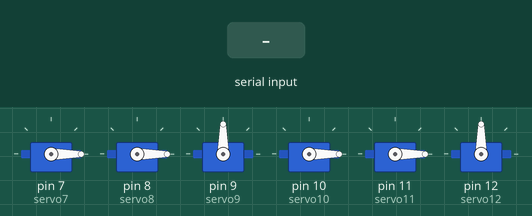
Bench run of a sketch on a simulated Arduino Uno, built with avr-gcc and run on an emulated ATmega328P. Shown: 6 × servo. Inputs (shaded band) come from the test bench.

Above: at 1.2 s.
1.3 s: "1" received over Serial
At 1.77 s:
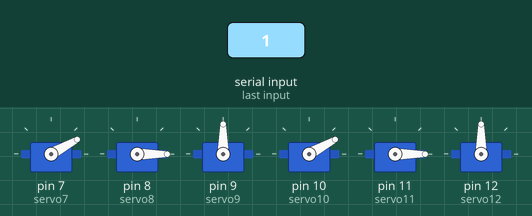
At 6.2 s:
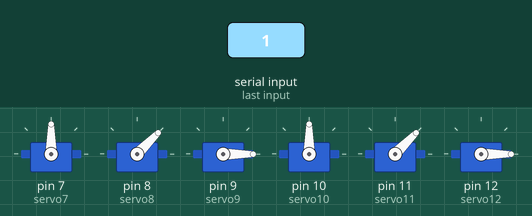
Timing chart, 0 to 12.2 s (numbered marks = the images above; inputs shaded):
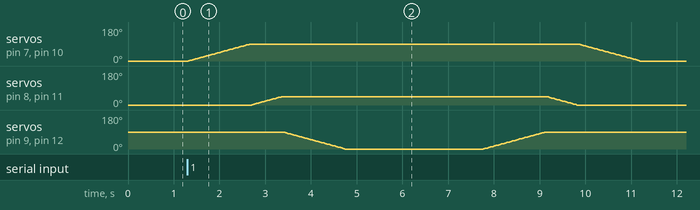

Measured:
- after the input at 1.3 s, servo on pin 7 (servo7), servo on pin 10 (servo10): rises from 0° to 90° in 1.3 s, then falls to 0° in 8.5 s; servo on pin 8 (servo8), servo on pin 11 (servo11): rises from 0° to 45° in 0.65 s, then falls to 0° in 6.5 s

The sketch:

Sensing_approachers_using_Ultrasonic_sensor_SlaveArduino.ino
```cpp
#include <Servo.h>

Servo servo7, servo8, servo9, servo10, servo11, servo12; // create servo object to control a servo
int var1, var2, var3; // variables to store the servo position

void setup() {
  servo7.attach(7);
  servo8.attach(8);    // attaches the first servo on pin 8 to the servo object
  servo9.attach(9);    // attaches the second servo on pin 9 to the servo object
  servo10.attach(10);  // attaches the third servo on pin 10 to the servo object
  servo11.attach(11);  // attaches the fourth servo on pin 11 to the servo object
  servo12.attach(12);  // attaches the fifth servo on pin 12 to the servo object
  servo7.write(0);
  servo10.write(0);
  /* the initial position for the core motors is 0 degrees which is the lowest
     point and the heighest point when the arm is lifted is 180 degrees*/
  servo8.write(0);
  servo11.write(0);
  /* the initial position for the shoulders is 0 degrees which is the tightest angle
     the shoulder can get and 180 is the widest it can get*/
  servo9.write(90);
  servo12.write(90);
  /* the initial position for the hands is 90 degrees which is a midpoint
     between 0 and 180 which the is capable of doing*/
  Serial.begin(9600);
}

void loop() {
  /* if a '1' is sent by the master arduino the arms will move as following
   * additional code could be added inside the if statement for more implementations
   */
  if(Serial.read() == '1'){
    for(var1=0; var1<=90; var1+=1){
      servo7.write(var1);
      servo10.write(var1);
      delay(15);
    }
    for(var2=0; var2<=45; var2+=1){
      servo8.write(var2);
      servo11.write(var2);
      delay(15);
    }
    for(var3=90; var3>=0; var3-=1){
      servo9.write(var3);
      servo12.write(var3);
      delay(15);
    }
    delay(3000); // after 3 seconds all servos will move back to their initial position
    for(var3=0; var3<=90; var3+=1){
      servo9.write(var3);
      servo12.write(var3);
      delay(15);
    }
    for(var2=45; var2>=0; var2-=1){
      servo8.write(var2);
      servo11.write(var2);
      delay(15);
    }
    for(var1=90; var1>=0; var1-=1){
      servo7.write(var1);
      servo10.write(var1);
      delay(15);
    }
  }

}
```
